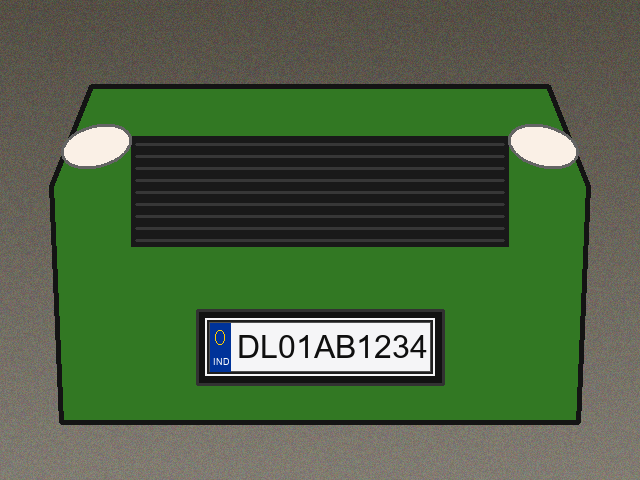
#> input picture data/raw/vehicle_001_normal_DL01AB1234.png, 640 x 480 px
$ python -i preprocessing.py   (imports and definitions only)   (older library calls are emulated)
#> lines starting #> are read from the running program, lines starting #| are printed output that depends on the picture; after the words box and inside, x2 and y2 are one past the last pixel; in counts of white or black regions, pixels touching at a corner belong together
"""
Image Preprocessing Module for Automatic Number Plate Recognition
Handles:
1. Grayscale conversion
2. Noise reduction using edge-preserving Bilateral Filtering
3. Contrast-Limited Adaptive Histogram Equalization (CLAHE) for low-light & shadows
4. Morphological Top-hat / Black-hat transforms
5. Vertical Sobel / Canny edge filtering
6. Morphological Closing to form candidate plate blobs
"""

import cv2
import numpy as np

def convert_to_grayscale(image):
    """Convert BGR image to grayscale if not already."""
    if len(image.shape) == 3:
        return cv2.cvtColor(image, cv2.COLOR_BGR2GRAY)
    return image.copy()

def apply_clahe(gray_img, clip_limit=3.0, tile_grid_size=(8, 8)):
    """
    Apply Contrast Limited Adaptive Histogram Equalization (CLAHE).
    Prevents noise amplification while significantly boosting local contrast
    in dark, night-time, or heavily shadowed vehicle images.
    """
    clahe = cv2.createCLAHE(clipLimit=clip_limit, tileGridSize=tile_grid_size)
    return clahe.apply(gray_img)

def bilateral_noise_filter(gray_img, d=9, sigma_color=75, sigma_space=75):
    """
    Apply Bilateral Filter to smooth noise while preserving sharp boundaries
    (crucial for plate edges and character strokes).
    """
    return cv2.bilateralFilter(gray_img, d, sigma_color, sigma_space)

def morphological_gradient_plate_highlight(gray_img):
    """
    Apply Top-hat and Black-hat morphological transforms to enhance
    textural differences between the plate background and alphanumeric characters.
    Top-hat = src - open(src) (bright regions on dark background)
    Black-hat = close(src) - src (dark regions on bright background)
    """
    rect_kernel = cv2.getStructuringElement(cv2.MORPH_RECT, (13, 5))
    top_hat = cv2.morphologyEx(gray_img, cv2.MORPH_TOPHAT, rect_kernel)
    black_hat = cv2.morphologyEx(gray_img, cv2.MORPH_BLACKHAT, rect_kernel)

    # Combined gradient
    enhanced = cv2.add(gray_img, top_hat)
    enhanced = cv2.subtract(enhanced, black_hat)
    return enhanced

def detect_vertical_edges(gray_img):
    """
    Detect vertical edges using Sobel operator.
    License plates contain high frequencies of vertical character edges.
    """
    sobel_x = cv2.Sobel(gray_img, ddepth=cv2.CV_32F, dx=1, dy=0, ksize=-1)
    sobel_x = np.absolute(sobel_x)

    # Scale to 0-255
    min_val, max_val = np.min(sobel_x), np.max(sobel_x)
    if max_val > min_val:
        sobel_x = 255 * ((sobel_x - min_val) / (max_val - min_val))
    sobel_x = sobel_x.astype(np.uint8)
    return sobel_x

def morphological_close_to_blob(edge_img, kernel_size=(19, 5)):
    """
    Apply Otsu thresholding and morphological closing to merge discrete
    vertical character edges into a continuous rectangular candidate license plate mask.
    """
    # Otsu thresholding
    _, thresh = cv2.threshold(edge_img, 0, 255, cv2.THRESH_BINARY | cv2.THRESH_OTSU)

    # Horizontal morphological closing
    kernel = cv2.getStructuringElement(cv2.MORPH_RECT, kernel_size)
    closed = cv2.morphologyEx(thresh, cv2.MORPH_CLOSE, kernel)

    # Clean noise with erosion and dilation
    kernel_clean = cv2.getStructuringElement(cv2.MORPH_RECT, (3, 3))
    cleaned = cv2.erode(closed, kernel_clean, iterations=1)
    cleaned = cv2.dilate(cleaned, kernel_clean, iterations=2)
    return cleaned

def preprocess_pipeline(image, is_low_light=None):
    """
    Full end-to-end preprocessing pipeline.

    Returns:
        dict containing intermediate stages and the final candidate edge blob mask:
        - 'gray'
        - 'clahe'
        - 'filtered'
        - 'sobel'
        - 'candidate_mask'
    """
    gray = convert_to_grayscale(image)

    # Automatic low-light check if not explicitly set
    mean_brightness = np.mean(gray)
    if is_low_light is None:
        is_low_light = mean_brightness < 70

    # Contrast Enhancement (CLAHE applied aggressively if low-light)
    clip = 4.0 if is_low_light else 2.5
    clahe_img = apply_clahe(gray, clip_limit=clip)

    # Bilateral smoothing
    filtered = bilateral_noise_filter(clahe_img)

    # Edge detection
    sobel = detect_vertical_edges(filtered)

    # Morphological candidate blob aggregation
    candidate_mask = morphological_close_to_blob(sobel)

    return {
        "gray": gray,
        "clahe": clahe_img,
        "filtered": filtered,
        "sobel": sobel,
        "candidate_mask": candidate_mask,
        "is_low_light": is_low_light,
        "mean_brightness": mean_brightness
    }

>>> import cv2
>>> picture = cv2.imread('../data/raw/vehicle_001_normal_DL01AB1234.png')
#> picture is the input picture: shape (480, 640, 3); mean B, G, R 66.3, 99.2, 77.5
>>> result = preprocess_pipeline(picture)
#> in convert_to_grayscale, `return cv2.cvtColor(image, cv2.COLOR_BGR2GRAY)`:
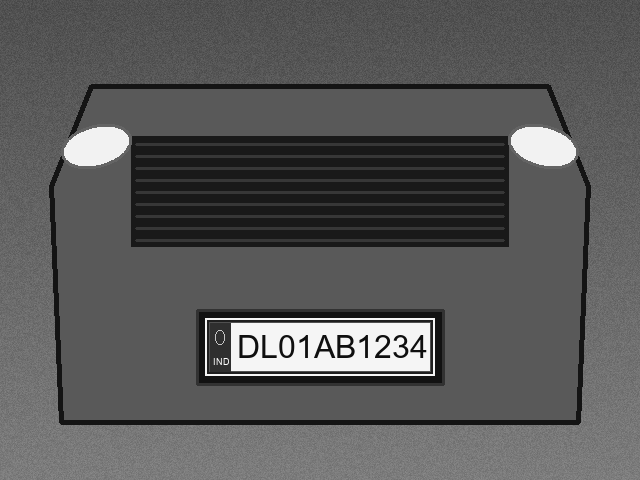
#> returned value: shape (480, 640); min 15, max 255, mean 88.8
#> in preprocess_pipeline, `mean_brightness = np.mean(gray)`: mean_brightness = 88.82
#> in preprocess_pipeline, `is_low_light = mean_brightness < 70`: is_low_light = False
#> in preprocess_pipeline, `clip = 4.0 if is_low_light else 2.5`: clip = 2.5
#> in apply_clahe, `return clahe.apply(gray_img)`:
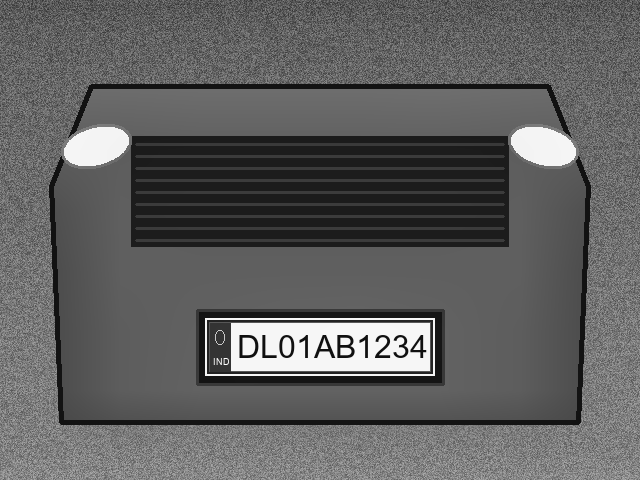
#> returned value: shape (480, 640); min 15, max 255, mean 95.7
#> in detect_vertical_edges, `sobel_x = cv2.Sobel(gray_img, ddepth=cv2.CV_32F, dx=1, dy=0, ksize=-1)`:
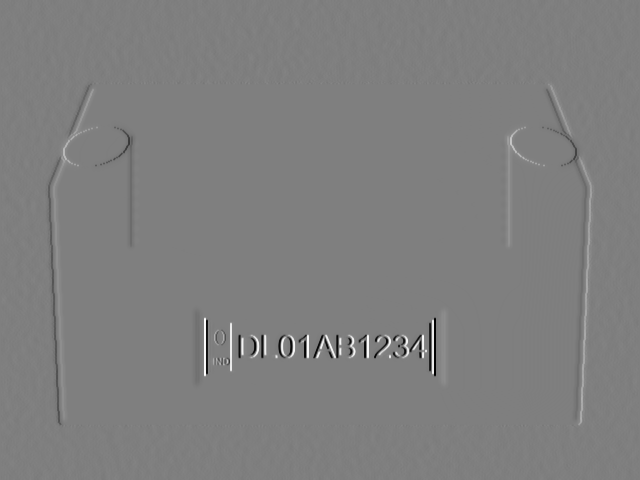
#> sobel_x: shape (480, 640) float32; min -3504, max 3520, mean 0; drawn with min black and max white
#> in detect_vertical_edges, `sobel_x = np.absolute(sobel_x)`:
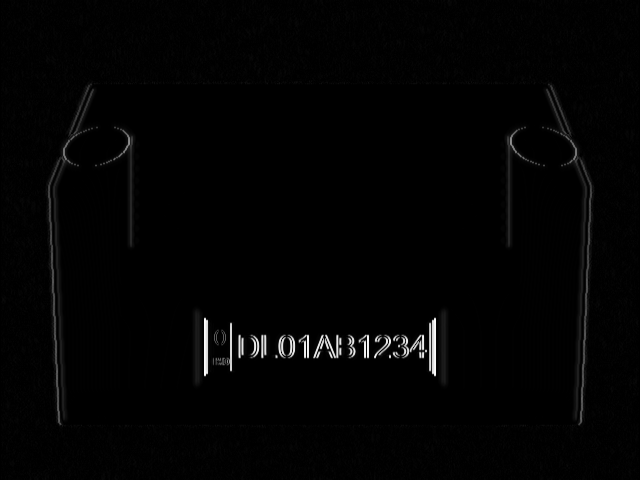
#> sobel_x: shape (480, 640) float32; min 0, max 3520, mean 46.4; drawn with min black and max white
#> in detect_vertical_edges, `min_val, max_val = np.min(sobel_x), np.max(sobel_x)`: min_val = 0; max_val = 3520
#> in morphological_close_to_blob, `_, thresh = cv2.threshold(edge_img, 0, 255, cv2.THRESH_BINARY | cv2.TH..`:
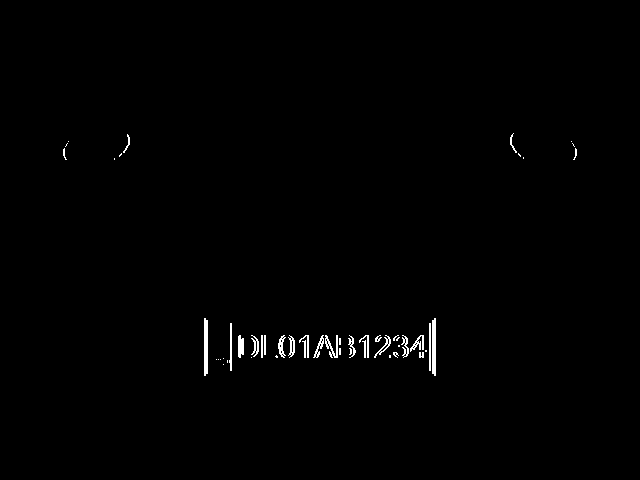
#> thresh: shape (480, 640); 0.7% white in thin lines or dots, all inside (x1, y1, x2, y2) = (63, 133, 577, 376)
#> in morphological_close_to_blob, `closed = cv2.morphologyEx(thresh, cv2.MORPH_CLOSE, kernel)`:
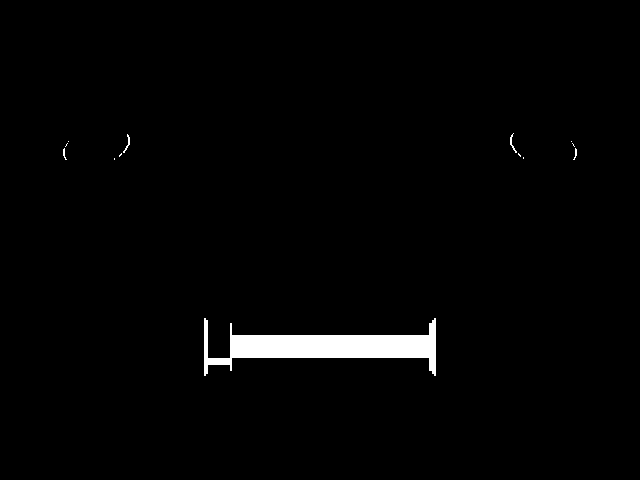
#> closed: shape (480, 640); 1.8% white; 13 white regions (8 under 20 px), largest, box (x1, y1, x2, y2) and area: (204, 318, 436, 376) 5373, (510, 133, 517, 153) 38, (123, 134, 130, 153) 37, (63, 148, 67, 160) 21, (573, 148, 577, 160) 21
#> in morphological_close_to_blob, `cleaned = cv2.erode(closed, kernel_clean, iterations=1)`: cleaned: shape (480, 640); 1.5% white; 2 white regions, box (x1, y1, x2, y2) and area: (231, 321, 435, 373) 4421, (205, 321, 231, 373) 224
#> in morphological_close_to_blob, `cleaned = cv2.dilate(cleaned, kernel_clean, iterations=2)`:
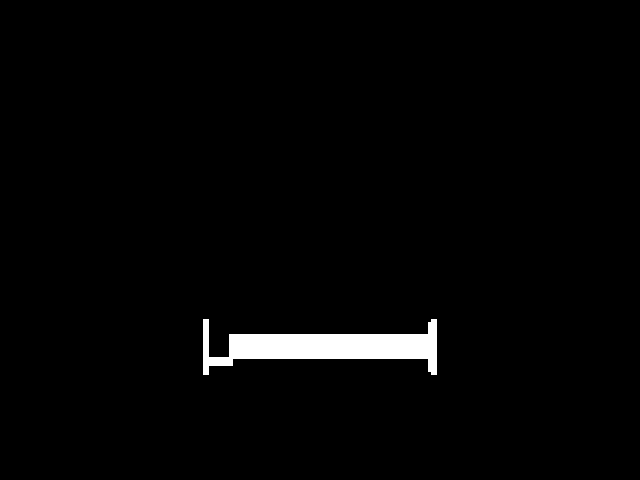
#> cleaned: shape (480, 640); 2% white; 1 white region, box (x1, y1, x2, y2) and area: (203, 319, 437, 375) 6005
#> result = 7 items

$ run again, on data/raw/vehicle_002_normal_MH12DE4567.png
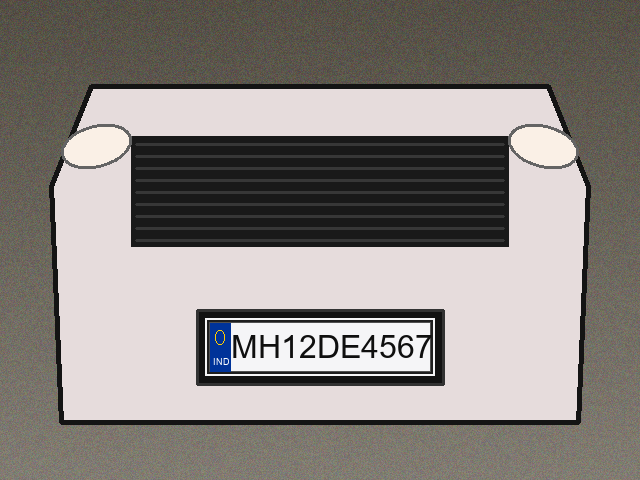
#> input picture data/raw/vehicle_002_normal_MH12DE4567.png, 640 x 480 px
#> picture is the input picture: shape (480, 640, 3); mean B, G, R 129, 133, 138.5
#> mean_brightness = 134.2
#> is_low_light = False
#> clip = 2.5
#> min_val = 0; max_val = 3514
#> in morphological_close_to_blob, `_, thresh = cv2.threshold(edge_img, 0, 255, cv2.THRESH_BINARY | cv2.TH..`:
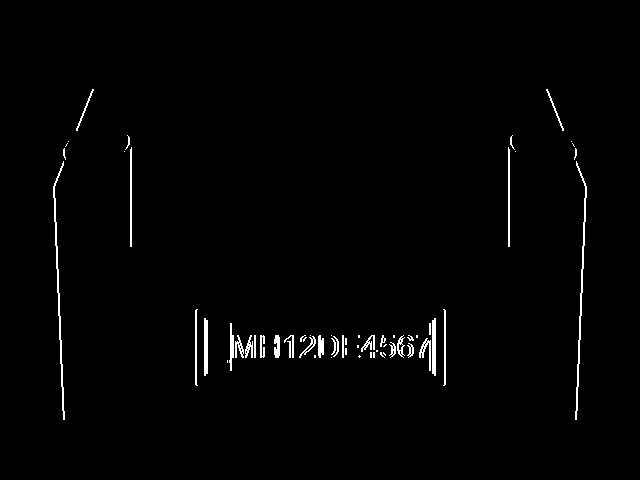
#> thresh: shape (480, 640); 1.3% white in thin lines or dots, all inside (x1, y1, x2, y2) = (53, 89, 587, 420)
#> closed: shape (480, 640); 2.6% white; 14 white regions (4 under 20 px), largest, box (x1, y1, x2, y2) and area: (227, 309, 446, 386) 5527, (195, 309, 208, 386) 784, (53, 161, 65, 420) 516
#> in morphological_close_to_blob, `cleaned = cv2.dilate(cleaned, kernel_clean, iterations=2)`:
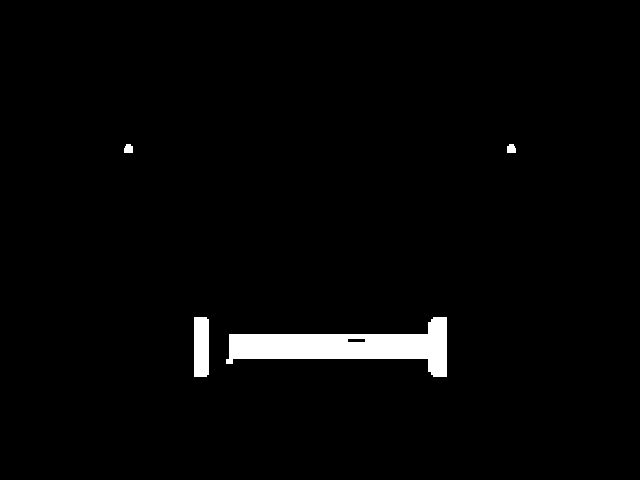
#> cleaned: shape (480, 640); 2.3% white; 4 white regions, box (x1, y1, x2, y2) and area: (226, 317, 447, 377) 6061, (194, 317, 209, 377) 892, (124, 144, 133, 153) 71, (507, 144, 516, 153) 71
#> result = 7 items

$ run again, on data/raw/vehicle_003_normal_KA05MJ9876.png
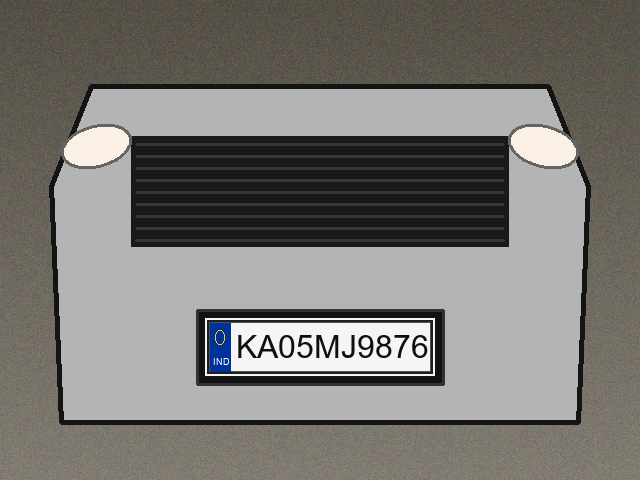
#> input picture data/raw/vehicle_003_normal_KA05MJ9876.png, 640 x 480 px
#> picture is the input picture: shape (480, 640, 3); mean B, G, R 115.4, 119.4, 121.5
#> mean_brightness = 119.6
#> is_low_light = False
#> clip = 2.5
#> min_val = 0; max_val = 3520
#> in morphological_close_to_blob, `_, thresh = cv2.threshold(edge_img, 0, 255, cv2.THRESH_BINARY | cv2.TH..`:
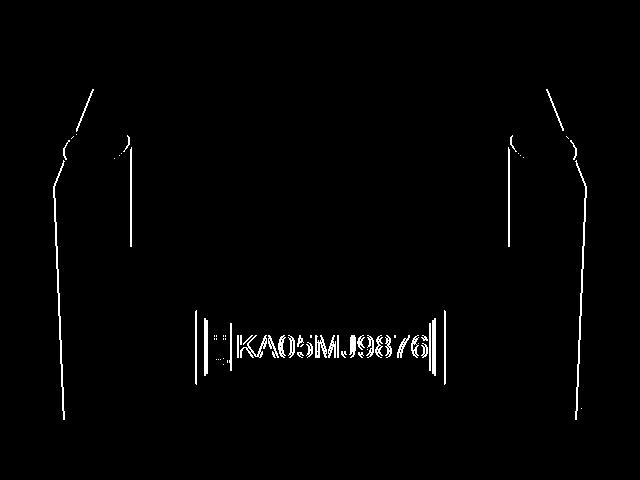
#> thresh: shape (480, 640); 1.4% white in thin lines or dots, all inside (x1, y1, x2, y2) = (53, 89, 587, 420)
#> closed: shape (480, 640); 2.8% white; 9 white regions (2 under 20 px), largest, box (x1, y1, x2, y2) and area: (195, 310, 446, 385) 6649, (570, 140, 587, 420) 568, (53, 140, 70, 420) 562
#> in morphological_close_to_blob, `cleaned = cv2.dilate(cleaned, kernel_clean, iterations=2)`:
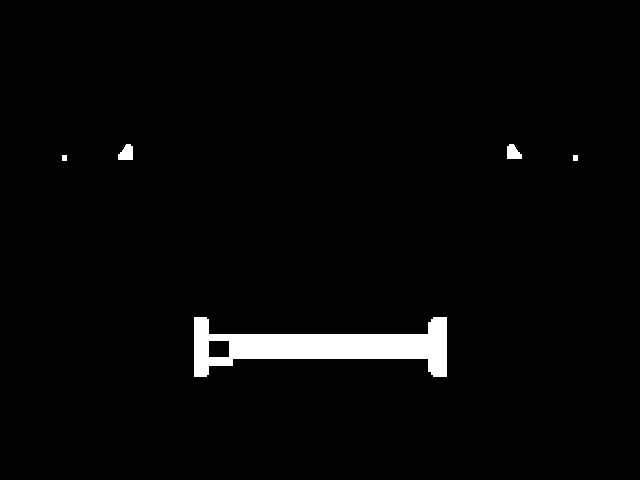
#> cleaned: shape (480, 640); 2.5% white; 5 white regions, box (x1, y1, x2, y2) and area: (194, 317, 447, 377) 7317, (118, 144, 133, 160) 185, (507, 144, 522, 159) 170, (62, 155, 67, 161) 30, (573, 155, 578, 161) 30
#> result = 7 items

$ run again, on data/raw/vehicle_004_normal_TN07BK3321.png
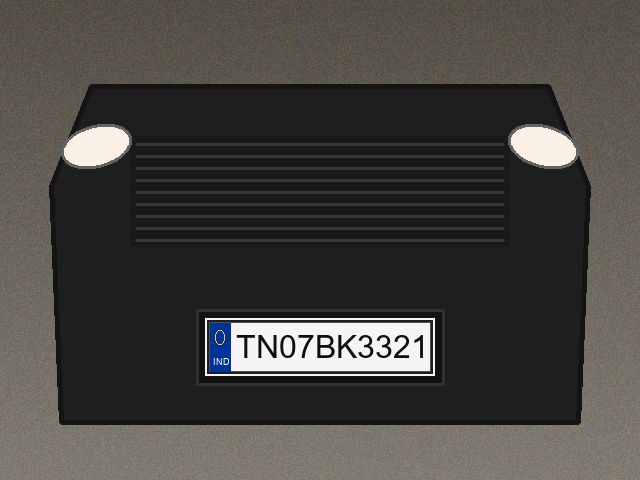
#> input picture data/raw/vehicle_004_normal_TN07BK3321.png, 640 x 480 px
#> picture is the input picture: shape (480, 640, 3); mean B, G, R 64.6, 68.6, 70.7
#> mean_brightness = 68.76
#> is_low_light = True
#> clip = 4
#> min_val = 0; max_val = 3504
#> in morphological_close_to_blob, `_, thresh = cv2.threshold(edge_img, 0, 255, cv2.THRESH_BINARY | cv2.TH..`:
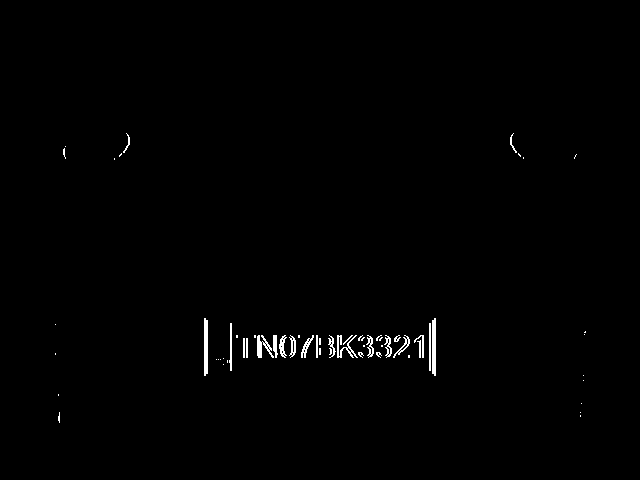
#> thresh: shape (480, 640); 0.72% white in thin lines or dots, all inside (x1, y1, x2, y2) = (55, 133, 586, 423)
#> closed: shape (480, 640); 1.8% white; 18 white regions (15 under 20 px), largest, box (x1, y1, x2, y2) and area: (204, 318, 436, 376) 5373, (123, 133, 130, 153) 37, (510, 133, 517, 153) 37
#> result = 7 items
